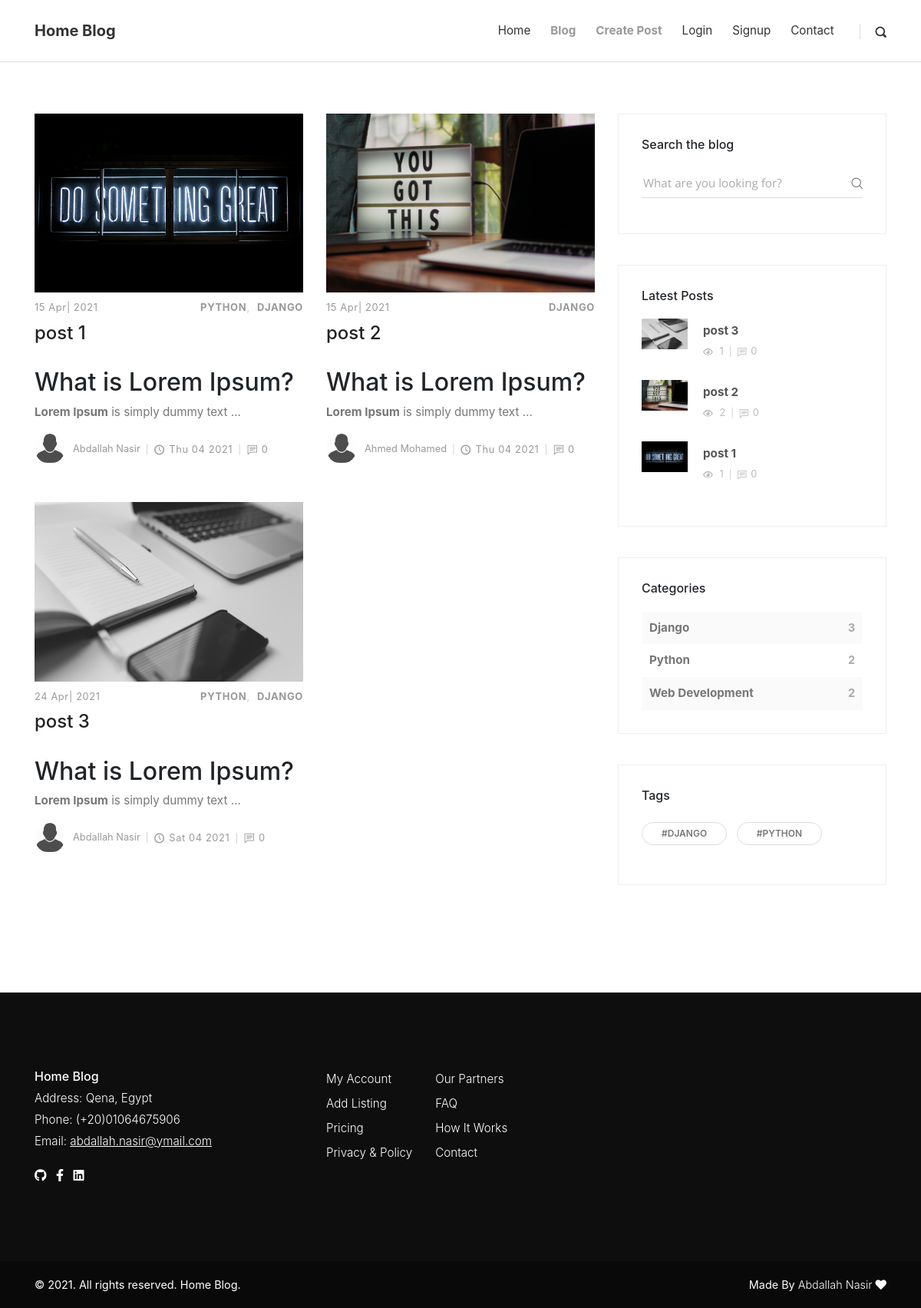
Screenshot of /blog/ with the database file from the repository.
### BlogApp/models.py (models this page shows, shortened)
class Post(models.Model):
    title = models.CharField(max_length=100)
    overviews = RichTextField()
    timestamp = models.DateTimeField(auto_now_add=True)
    user= models.ForeignKey(User,default=1,on_delete=models.CASCADE)
    image = models.ImageField()
    category = models.ManyToManyField(Category)
    approved = models.BooleanField(default=False)
    tags = TaggableManager()
    votes = models.IntegerField(default=0)
    views= models.PositiveIntegerField(default=0)
    @property
    def view_count(self):
        return PostView.objects.filter(post=self).count()
    def get_absolute_url(self):
        return reverse("home:post", kwargs={"id": self.id})

class Category(models.Model):
    title = models.CharField(max_length=50)

class Author(models.Model):
    user = models.OneToOneField(User,default=1, on_delete=models.CASCADE)
    image = models.ImageField(default="user-icon.png")

### BlogApp/views.py (the view)
# urls.py: path('blog/',views.blog,name="blog"),
def blog(request):
    tags= Tag.objects.all().order_by("-id")[0:9]
    latest = Post.objects.filter(approved=True).order_by("-timestamp")[0:3]
    category_count = get_category_count()
    post = Post.objects.filter(approved=True)
    paginator = Paginator(post,4)
    page_num = request.GET.get("page")
    page_obj = paginator.get_page(page_num)
    context={"posts":post,
    "tags":tags,
    "pagination":page_obj,
    "latest":latest,
    "category_count":category_count}
    return render(request,"blog.html",context)

### BlogApp/views.py (called while the page is built)
def get_category_count():
    qs = Post.objects.values("category__title").annotate(Count("category"))
    return qs

### templates/blog.html
  {% extends "base.html" %}
{% load static %}
  {% block content %}
  <div class="container">
    <div class="row">
      <main class="posts-listing col-lg-8">
        <div class="container">
          <div class="row">
            {% for post in pagination %}
            <div class="post col-xl-6">
              <div id="blog-photo" class="post-thumbnail"><a href="{{post.get_absolute_url}}"><img src="{{post.image.url}}"  alt="..." class="img-fluid"></a></div>
              <div id="blog-img" class="post-details">
                <div class="post-meta d-flex justify-content-between">
                  <div class="date meta-last">{{post.timestamp|date:"d M"}}| {{post.timestamp|date:"Y"}}</div>
                  <div class="category">
                    {% for i in post.category.all|slice:"0:2" %}
                    <a href="{{post.get_absolute_url}}">{{i.title}}</a>
                    {% endfor %}
                  </div>
                </div>
                <a href="{{post.get_absolute_url}}">
                  <h3 class="h4">{{post.title}}</h3></a>
                <p class="text-muted">{{post.overviews|truncatewords_html:10|safe}}</p>
                <footer class="post-footer d-flex align-items-center"><a href="{{post.get_absolute_url}}" class="author d-flex align-items-center flex-wrap">
                  <div id="blog-avatar" class="avatar"><img src="{{post.user.author.image.url}}" alt="..." class="img-fluid"></div>
                  <div class="title"><span>{{post.user.first_name}} {{post.user.last_name}}</span></div></a>
                  <div class="date"><i class="icon-clock"></i>{{post.timestamp|date:"D m Y"}}</div>
                  <div class="comments meta-last"><i class="icon-comment"></i>{{post.comments.count}}</div>
                </footer>
              </div>
            </div>
          {% endfor %}
          </div>
        </div>
      </main>
      <aside class="col-lg-4">
        <div class="widget search">
          <header>
            <h3 class="h6">Search the blog</h3>
          </header>
          <form  action="{% url 'home:search' %}"class="search-form">
            <div class="form-group">
              <input type="search" name="q" placeholder="What are you looking for?">
              <button type="submit" class="submit"><i class="icon-search"></i></button>
            </div>
          </form>
        </div>
        <div class="widget latest-posts">
          <header>
            <h3 class="h6">Latest Posts</h3>
          </header>
          {% for post in latest %}
          <div class="blog-posts"><a href="{{post.get_absolute_url}}">
              <div class="item d-flex align-items-center">
                <div  class="image"><img src="{{post.image.url}}" alt="..." class="img-fluid"></div>
                <div class="title"><strong>{{post.title}}</strong>
                  <div class="d-flex align-items-center">
                    <div class="views"><i class="icon-eye"></i> {{post.view_count}}</div>
                    <div class="comments"><i class="icon-comment"></i>{{post.comments.count}}</div>
                  </div>
                </div>
              </div>
            </a>
            </div>
            {% endfor %}
        </div>
        <div class="widget categories">
          <header>
            <h3 class="h6">Categories</h3>
          </header>
          {% for cat in category_count %}
          <div class="item d-flex justify-content-between"><a href="#">{{cat.category__title}}</a><span>{{cat.category__count}}</span></div>
            {% endfor %}
        </div>
        <div class="widget tags">
          <header>
            <h3 class="h6">Tags</h3>
          </header>
          <ul class="list-inline">
            {% for tag in tags %}
            <li class="list-inline-item"><a href="#" class="tag">#{{tag}}</a></li>
            {% endfor %}
          </ul>
        </div>
      </aside>
    </div>
  </div>
{% endblock %}

### templates/base.html (shortened to what this page needs)
{% load static %}
<!DOCTYPE html>
<html>
  <head>
    <link rel="stylesheet" href="https://maxcdn.bootstrapcdn.com/bootstrap/4.0.0/css/bootstrap.min.css">
    <link rel="stylesheet" href="https://pro.fontawesome.com/releases/v5.10.0/css/all.css"/>
    <link rel="stylesheet" href="{% static 'css/fontastic.css' %}">
    <link rel="stylesheet" href="{% static 'vendor/@fancyapps/fancybox/jquery.fancybox.min.css' %}">
    <link rel="stylesheet" href="{% static 'css/style.default.css' %}" id="theme-stylesheet">
      <link rel="stylesheet" href="{% static 'css/custom.css' %}">
    <link rel="stylesheet" href="{% static 'vendor/bootstrap/css/bootstrap.css' %}">
  </head>
  <body>
    <header class="header">
      <nav class="navbar navbar-expand-lg">
        <div class="container">
          <div class="navbar-header d-flex align-items-center justify-content-between">
            <a href="{% url 'home:index' %}" class="navbar-brand">Home Blog</a>
          </div>
          <div id="navbarcollapse" class="collapse navbar-collapse">
            <ul class="navbar-nav ml-auto">
              <li class="nav-item"><a href="{% url 'home:index' %}" class="nav-link ">Home</a>
              </li>
                <li class="nav-item"><a href="{% url 'home:blog' %}" class="nav-link active ">Blog</a>
              </li>
              <li class="nav-item"><a href="{% url 'home:create' %}" class="nav-link active ">Create Post</a></li>
              {% if request.user.is_authenticated %}
              <li class="nav-item"><a href="{% url 'home:profile' id=request.user.id %}" class="nav-link ">Profile</a>
              </li>
              <li class="nav-item"><a href="{% url 'account_logout' %}" class="nav-link active ">Logout</a></li>
              {% else %}
              <li class="nav-item"><a href="{% url 'account_login' %}" class="nav-link ">Login</a>
              </li>
               <li class="nav-item"><a href="{% url 'account_signup' %}" class="nav-link ">Signup</a>
              </li>
              {% endif %}
              <li class="nav-item"><a href="{% url 'home:contact' %}" class="nav-link ">Contact</a>
              </li>
            </ul>
            <div class="navbar-text"><a href="#" class="search-btn"><i class="icon-search-1"></i></a></div>
          </div>
        </div>
      </nav>
    </header>
    <div class="container pt-3">
      <div class="row">
        <div class="col col-lg-6">
        </div>
      </div>
      </div>
{% block content %}
{% endblock %}
        <footer class="main-footer">
            <div class="container">
              <div class="row">
                <div class="col-md-4">
                  <div class="logo">
                    <h6 class="text-white">Home Blog</h6>
                  </div>
                  <div class="contact-details">
                    <p>Address: Qena, Egypt</p>
                    <p>Phone: (+20)01064675906</p>
                    <p>Email: <a href="abdallah.nasir@ymail.com">abdallah.nasir@ymail.com</a></p>
                    <li class="list-inline-item"><a href="https://github.com/abdallah-nasir"><i class="fab fa-github"></i></a></li>
                    <li class="list-inline-item"><a href="https://web.facebook.com/Abdallah.Nasir97/"><i class="fab fa-facebook-f"></i></a></li>
                    <li class="list-inline-item"><a href="https://www.linkedin.com/in/abdallah-nasir-26754a164/"><i class="fab fa-linkedin"></i></a></li>
                  </div>
                </div>
                <div class="col-md-4">
                  <div class="menus d-flex">
                    <ul class="list-unstyled">
                      <li> <a href="#">My Account</a></li>
                      <li> <a href="#">Add Listing</a></li>
                      <li> <a href="#">Pricing</a></li>
                      <li> <a href="#">Privacy &amp; Policy</a></li>
                    </ul>
                    <ul class="list-unstyled">
                      <li> <a href="#">Our Partners</a></li>
                      <li> <a href="#">FAQ</a></li>
                      <li> <a href="#">How It Works</a></li>
                      <li> <a href="#">Contact</a></li>
                    </ul>
                  </div>
                </div>
              </div>
            </div>
            <div class="copyrights">
              <div class="container">
                <div class="row">
                  <div class="col-md-6">
                    <p>&copy; 2021. All rights reserved. Home Blog.</p>
                  </div>
                  <div class="col-md-6 text-right">
                    <p>Made By <a href="https://github.com/abdallah-nasir" class="text-white">Abdallah Nasir</a> <i class="fas fa-heart"></i>
                    </p>
                  </div>
                </div>
              </div>
            </div>
          </footer>
        </body>
      </html>

### templates/base.html (style rules this page uses)
#blog-img img { display:None; }
#blog-avatar img { display:flex; }
#blog-photo img { width:100%; }

### rows the page displays
Post: image (picture), timestamp "15 Apr", timestamp "2021", title "post 1", overviews "What is Lorem Ipsum? Lorem Ipsum is simply dummy text …", user.author.image (picture), user.first_name "Abdallah", user.last_name "Nasir", timestamp "Thu 04 2021", comments.count "0", view_count "1"
Category: title "PYTHON"
Category: title "DJANGO"
Post: image (picture), timestamp "15 Apr", timestamp "2021", title "post 2", overviews "What is Lorem Ipsum? Lorem Ipsum is simply dummy text …", user.author.image (picture), user.first_name "Ahmed", user.last_name "Mohamed", timestamp "Thu 04 2021", comments.count "0", view_count "2"
Post: image (picture), timestamp "24 Apr", timestamp "2021", title "post 3", overviews "What is Lorem Ipsum? Lorem Ipsum is simply dummy text …", user.author.image (picture), user.first_name "Abdallah", user.last_name "Nasir", timestamp "Sat 04 2021", comments.count "0", view_count "1"
Tag: name "DJANGO"
Tag: name "PYTHON"

### other values shown
{{ cat.category__title }} "Django" "Python" "Web Development"
{{ cat.category__count }} "3" "2" "2"
